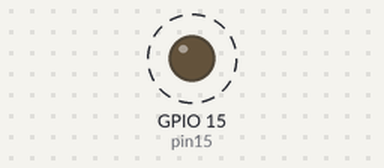
A program run on a simulated ESP32 board running MicroPython. On the bench: output pins drawn as LEDs (lit = HIGH). Dashed ring = blinking.

Above: at 0.5 s.
Timing chart, 0 to 4.6 s (numbered marks = the images above):
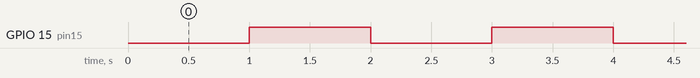

The program:

5.___.py
```python
from machine import Pin, PWM
import machine
import time


pin15 = Pin(15, Pin.OUT)
while True:
    # for i in range(10):
    #     pin15.value(1)
    #     time.sleep(0.2)
    #     pin15.value(0)
    #     time.sleep(0.2)


    pin15.off()

    time.sleep(1)

    pin15.on()

    time.sleep(1)
```

Measured:
- by itself, GPIO 15 (pin15): alternates HIGH for 1.0 s and LOW for 1.0 s
